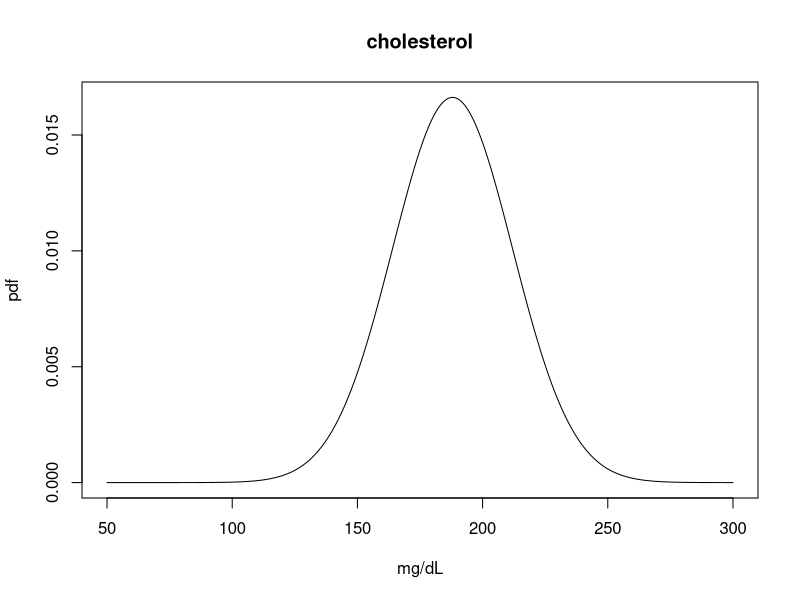

This chart was generated by the following R code:
# (1) Basketball free throws
dbinom(7, 10, 0.8) #(a)
sum(dbinom(8:10, 10, 0.85)) #(b)
sum((dbinom(0:10,10,0.8))*(dbinom(0:10,10,0.85))) #(c)

# (2) Train
(60+0)/2 #Erwartungswert 
sqrt((60-0)^2/12) #Standart Abweichung

#P(57 <= X <= 60)
3/60

# (3) Hurricane Insurance
#(a)
dpois(0, 27/22) #(1)
dpois(1, 27/22) #(2)
1-sum(dpois(0:2, 27/22)) #(3)
#(b)
qpois(0.995, 27/22) 

#(6)
#(d)
0.675*2500+32000 - (-0.675)*2500+32000

#(7)
#(a)
x = seq(50,300, 0.1)
plot(x, dnorm(x, 188, 24), type = 'l', main = "cholesterol", xlab = "mg/dL", ylab = "pdf")
#(b)
pnorm(200, 188, 24, lower.tail = FALSE)
1-pnorm(200, 188, 24)

#(c)
pnorm(170, 188, 24) - pnorm(150, 188, 24)

#(d)
(0.675*24+188) - (-0.675*24+188) #mit Werten aus Tabelle
qnorm(0.75, 188, 24) - qnorm(0.25, 188, 24) 

#(e)
qnorm(0.85, 188, 24 )
qnorm(0.15, 188, 24, lower.tail = FALSE)

